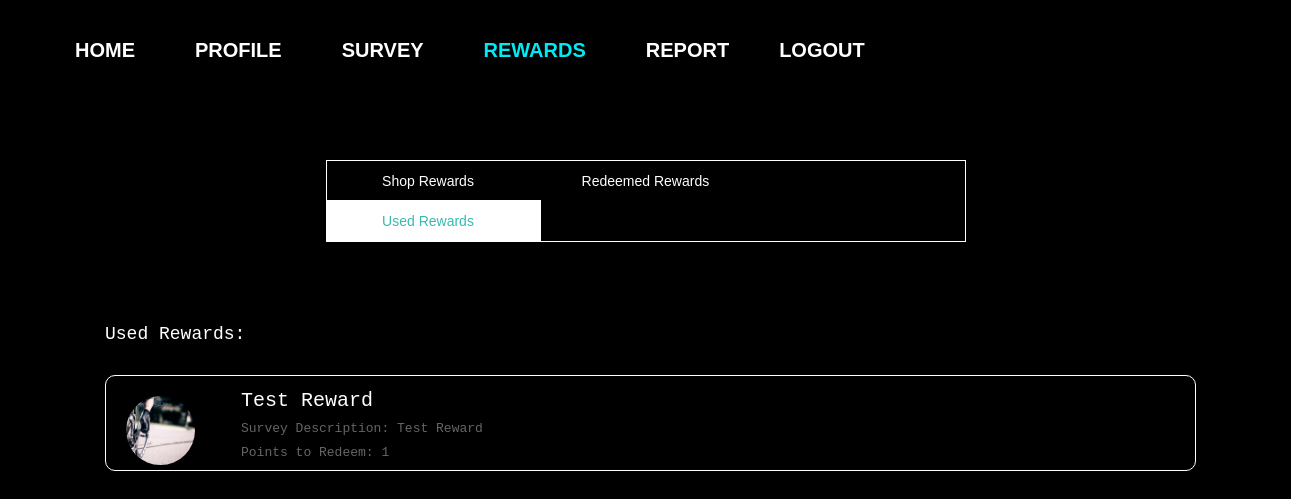
The app's page /usedrewards/ (signed in) with its own data.
### survey/models.py (models this page shows, shortened)
class Reward(models.Model):
    rewardtitle = models.CharField('Title', max_length=255)
    rewarddescription = models.CharField('Reward Description',max_length=5000)
    reward_pic = models.ImageField(upload_to='reward_pics', blank=True)
    requiredpoints = models.IntegerField(default=12)

### survey/views.py (the view)
# urls.py: path('usedrewards/', survey_views.usedrewards_view, name='usedrewards'),
def usedrewards_view(request):
    try:
        context = {
            'displayedpoints': TotalPoints.objects.get_or_create(user=request.user),
            'allusedrewards': UsedRewards.objects.get(user=request.user)
        }
    except:
        context={
            'displayedpoints': TotalPoints.objects.get_or_create(user=request.user),
            'allusedrewards':None
        }
    return render(request, 'survey/usedrewards.html', context)

### survey/templates/survey/usedrewards.html (shortened to what this page needs)
{% extends "survey/base.html" %}
{% load static %}
{% block css %}
<link rel="stylesheet" type="text/css" href="{% static 'survey/rewards.css' %}">
{% endblock %}
{% block navbar %}
<div class="nav_box">
<header class="navbarheader">
<div class=nav>
  <ul class=navbarlist>
    <a href="{% url 'survey:dashboard' %}" role="button">Home</a>
    <a href="{% url 'accounts:profile' %}" role="button">Profile</a>
    <a href="{% url 'survey:survey' %}" role="button">Survey</a>
    <a href="{% url 'survey:shoprewards' %}" role="button" class="active">Rewards</a>
    <a href="{% url 'survey:report' %}" role="button">Report</a>
    <a href="{% url 'logout' %}" id="logout">Logout</a>
  </ul>
</div>
</header>
</div>
{% endblock %}
{% block body_block %}
{% load widget_tweaks %}
<div class="points">
</div>
<section>
  <nav>
    <div></div>
    <ul>
      <li onclick="window.location.href='/shoprewards'">
      Shop Rewards
      </li>
      <li onclick="window.location.href='/redeemedrewards'" >
      Redeemed Rewards
    </li>
    <li onclick="window.location.href='/usedrewards'" class="active1">
      Used Rewards
    </li>
    </ul>
  </nav>
</section>
<div class="reward">
  <h2> Used Rewards:
    {% for reward in allusedrewards.usedrewards.all %}
    <div class="indiv">
      <div class="uh-image">
        <img class="uh-image-inner" src="{{reward.reward_pic.url}}">
      </div>
      <div class="title">
      {{reward.rewardtitle}}
      </div>
    <div class="des">
      Survey Description:
      {{reward.rewarddescription}}
    </div>
    <div class="pts">
      Points to Redeem:
      {{reward.requiredpoints}}
    </div>
    </div>
    {% endfor %}
  </h2>
</div>
{% endblock %}

### survey/static/survey/base.css (style rules this page uses)
html { height: 100%; }
body { background: #000000; margin: auto; font-family: "Trebuchet MS", monospace; }
div { padding:5px; }

### survey/static/survey/nav.css (style rules this page uses)
.navbarheader { color: white; display: flex; align-items: center; justify-content: center; overflow: hidden; display: flex; align-items: center; justify-content: center; flex-direction: row; height:100px; position:fixed; }
nav { display: flex; justify-content: center; }
.navbarlist { display: flex; list-style-type: none; }
.navbarlist a { margin: 10px 30px; position: relative; color: white; font-family: 'Oswald', sans-serif; font-size: 20px; font-weight: bold; text-transform: uppercase; text-decoration: none; }
.navbarlist a:before { position: absolute; bottom: -2px; content: ''; width: 100%; height: 3px; background: #03e9f4; transform: translateX(-100%); opacity: 0; }
.navbarlist .active { color: #03e9f4; }
#logout { margin-left: 20px; }

### survey/static/survey/rewards.css (style rules this page uses)
.points { margin-top:-90px; margin-left: 1200px; color:black; }
.reward { margin-left: 100px; color:white; }
.indiv { font-size: small; border: 1px solid #fff; margin-top: 30px; padding-left:100px; padding-top: 20px; margin-right: 90px; border-radius: 10px; }
.title { margin-left: 30px; font-size:20px; font-style: bold; }
.des { margin-left: 30px; color: rgb(102, 101, 101); }
.pts { margin-left: 30px; color: rgb(102, 101, 101); }
h2 { font-size: large; margin-top: 100px; }
section { position:relative; width:640px; margin:50px auto; }
nav { width:100%; }
nav ul li { display:inline-block; list-style:none; width:215px; text-align:center; font-family:Helvetica, sans-serif; border: 1px dashed rgba(255,255,255, 0); color:#fff; padding:10px 10px 10px 0; margin:-1px -5px -1px -1px; cursor:pointer; transition:all .2s; -webkit-transition:all .2s; }
a { color:white; }
nav ul { border: 1px solid #fff; position:absolute; width:100%; padding:0; z-index:100; }
.active1 { color:rgba(55, 186, 177, 1); background: #fff; }
.uh-image { margin-left: -80px; margin-bottom: -80px; width: 7%; border-radius: 50%; border: 5px solid var(--white); overflow: hidden; position: relative; display: flex; justify-content: center; align-items: center; cursor: pointer; }
.uh-image:after { content: ""; display: block; padding-bottom: 100%; }
.uh-image-inner { width: 100%; height: 100%; position: absolute; object-fit: cover; }

### records on screen
Reward: reward_pic (picture), rewardtitle "Test Reward", rewarddescription "Test Reward", requiredpoints "1"
